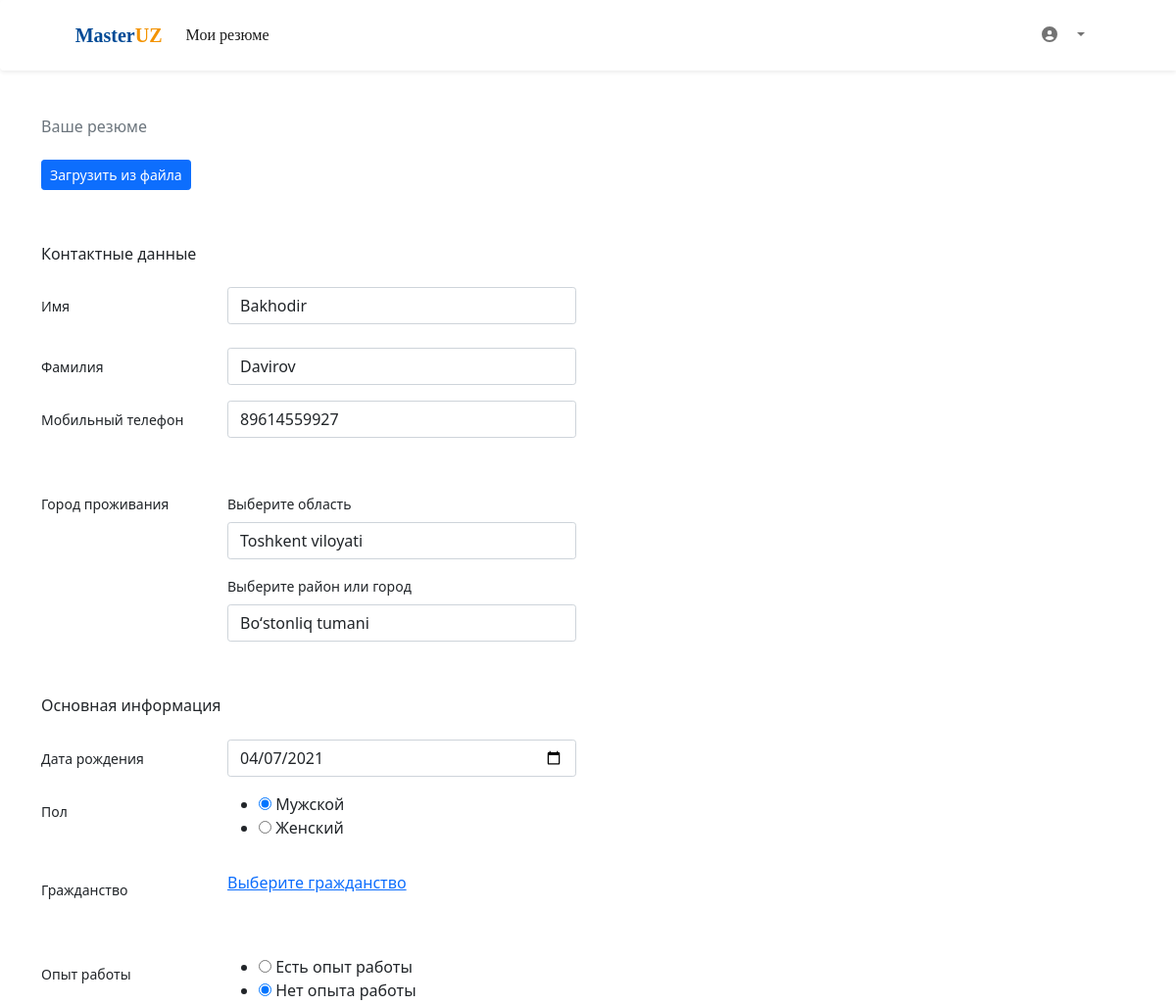
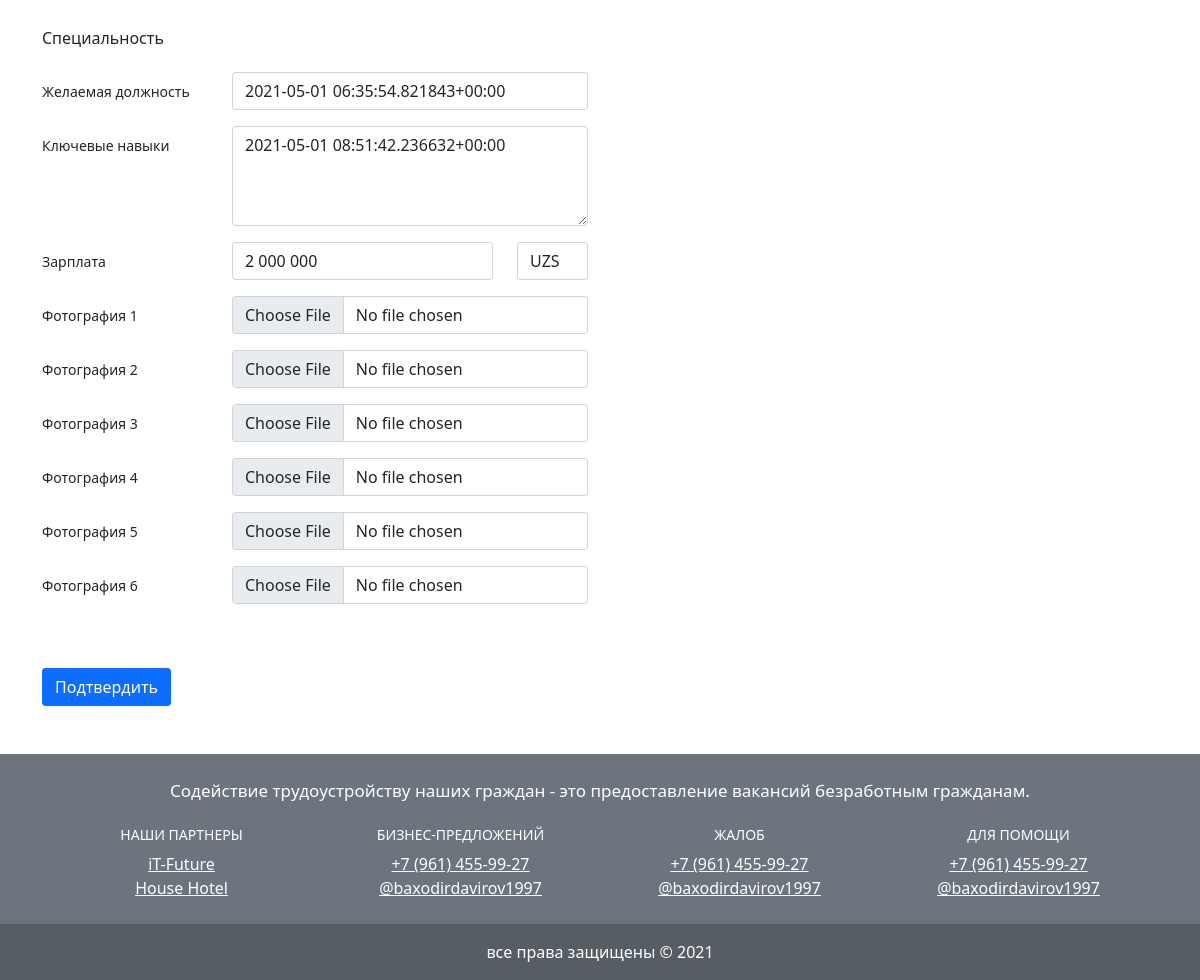
Page /summary/summary_update/30/ on the committed database (2 pictures, top to bottom).
### summary/models.py (models this page shows, shortened)
class Summary(models.Model):
	title = "Tarjimai hol"
	pub_date = models.DateTimeField(auto_now_add=True)
	title1 = "Aloqa ma'lumotlari"
	user = models.ForeignKey(User, on_delete = models.CASCADE)
	last_name = models.CharField(max_length=100, verbose_name="Familya")
	first_name = models.CharField(max_length=100, verbose_name="Ism")
	phone_name = models.CharField(max_length=100, verbose_name="Telefon nomer")
	provinces = models.ForeignKey(Uzbekiston_provinces, models.SET_NULL, blank=True, null=True,)
	region = models.ForeignKey(Uzbekiston_region, models.SET_NULL, blank=True, null=True,)
	title2 = "Asosiy ma'lumotlar"
	data_time = models.DateField()
	SEX = (
		('Мужской', 'Мужской'),
		('Женский', 'Женский'),
        )
	sex = models.CharField(max_length =100, choices = SEX)
	citizenship = models.ManyToManyField(to='category.Citizenship')
	WORKEX = (
		("Есть опыт работы", "Есть опыт работы"),
		("Нет опыта работы", "Нет опыта работы"),
        )
	workexper = models.CharField(max_length =100, choices = WORKEX)
	carobjec = models.CharField(max_length=100, verbose_name="Kareriya maqsadi")
	key_skills = models.TextField(verbose_name="Talluqli soxalar")
	thesalary = models.CharField(max_length=100, verbose_name="$$$")
	MONEY = (
        ('USD', "USD"),
        ('RUB', "RUB"),
        ("UZS", "UZS"),
    )
	moneys = models.CharField(max_length =100, choices = MONEY)
	speciali = models.ManyToManyField(to='category.Specialization')
	profess = models.ForeignKey(Professiona, models.SET_NULL, blank=True, null=True,)
	thchopr = models.ForeignKey(Thchoprofar, models.SET_NULL, blank=True, null=True,)
	image1 = models.ImageField(null=True, blank=True, upload_to='images/')
	image2 = models.ImageField(null=True, blank=True, upload_to='images/')
	image3 = models.ImageField(null=True, blank=True, upload_to='images/')
	image4 = models.ImageField(null=True, blank=True, upload_to='images/')
	image5 = models.ImageField(null=True, blank=True, upload_to='images/')
	image6 = models.ImageField(null=True, blank=True, upload_to='images/')
	class Meta:
		verbose_name = "E'LON TARJIMAI HOL"
		verbose_name_plural = "E'LON TARJIMAI HOL"

### category/models.py (models this page shows)
class Uzbekiston_provinces(models.Model):
	title = "Uzbekiston viloyatlari"
	provinces = models.CharField(max_length=100, verbose_name="Nomi")
	def __str__(self):
		return self.provinces
	class Meta:
		verbose_name = "2. O'ZBEKISTON VILOYATLARI (BAZASI)"
		verbose_name_plural = "2. O'ZBEKISTON VILOYATLARI (BAZASI)"

class Uzbekiston_region(models.Model):
	title = "Uzbekiston tumanlari"
	user = models.ForeignKey(Uzbekiston_provinces, on_delete = models.CASCADE)
	region = models.CharField(max_length=100, verbose_name="Nomi")
	def __str__(self):
		return self.region
	class Meta:
		verbose_name = "3. O'ZBEKISTON TUMANLAR (BAZASI)"
		verbose_name_plural = "3. O'ZBEKISTON TUMANLAR (BAZASI)"

### summary/views.py (the view)
# urls.py: path('summary_update/<int:pk>/', views.summary_update, name='summary_update'),
def summary_update(request, pk):
    summa = get_object_or_404(Summary, pk=pk)
    form = SummaryForm(request.POST or None, instance=summa)
    if form.is_valid():
        form.save()
        return redirect('summary')
    context = {"form": form}
    return render(request, 'summary/summary_update.html', context)

### category/models.py (called while the page is built)
	def __str__(self):
		return self.name

	def __str__(self):
		return self.name

	def __str__(self):
		return self.profarea

	def __str__(self):
		return self.profar

### summary/templates/summary/summary_update.html (shortened to what this page needs)
{% extends 'base.html' %}
{% load static %}
{% block menu %}
<header class="" style="border-radius: 0px; font-family: 'Baloo Chettan 2';">
  <nav class="navbar navbar-expand-lg navbar-light bg-light shadow-sm p-3 bg-body rounded-start">
    <div class="container-fluid col-lg-11 ms-auto">
    <a class="navbar-brand landing-brand" href="{% url 'account' %}" style="font-weight: bold; font-size: 20px; color: rgb(0, 74, 150);">
      Master<font style="color: rgb(243,147,0);">UZ</font></a>
  <div class="collapse navbar-collapse" id="navbarSupportedContent">
  <ul class="navbar-nav">
  <li class="nav-item">
  <a class="nav-link active" href="{% url 'summary' %}">Мои резюме</a>
  </li>
  </ul>
  </div>
    <div class="collapse navbar-collapse" id="navbarSupportedContent">
      <ul class="navbar-nav ms-auto mx-2">
      <li class="nav-item">
      <a class="nav-link" href="#"><i class="fas fa-user-circle account_logatip"></i></a>
      </li>
      <li class="nav-item dropdown">
      <a class="nav-link dropdown-toggle" href="#" id="navbarDropdownMenuLink" role="button" data-bs-toggle="dropdown" aria-expanded="false">
      </a>
      </li>
      </ul>
    </div>
  </div>
  </nav>
</header>
{% endblock %}
{% block content %}
<div class="container-fluid">
  <div class="container">
  <div class="row">
  <div class="col-lg-12 mt-5">
  <h6 class="mb-4 text-muted">Ваше резюме</h6>
  <a href="#" style="text-decoration: none;">
  <button type="button" class="btn btn-primary btn-sm mb-2 rounded-1">Загрузить из файла</button>
  </a>
  </div>
  <form method="post" action="" id="personForm" data-cities-url="{% url 'ajax_load_cities' %}" enctype="multipart/form-data">{% csrf_token %}
  <div class="col-lg-12 mt-5">
  <h6 class="mb-4">Контактные данные</h6>
  <div class="mb-4 row">
  <label for="inputPassword" class="col-sm-2 col-form-label"><small>Имя</small></label>
  <div class="col-sm-4">
  {{form.first_name}}
  </div>
  </div>
  <div class="mb-3 row">
  <label for="staticEmail" class="col-sm-2 col-form-label"><small>Фамилия</small></label>
  <div class="col-lg-4">
  {{form.last_name}}
  </div>
  </div>
  <div class="mb-5 row">
  <label for="inputPassword" class="col-sm-2 col-form-label"><small>Мобильный телефон</small></label>
  <div class="col-sm-4">
  {{form.phone_name}}
  </div>
  </div>
  <div class="mb-5 row">
  <label for="inputPassword" class="col-sm-2 col-form-label"><small>Город проживания</small></label>
  <div class="col-sm-4">
  <div class="mb-2 row">
  <label for="inputPassword" class="col-sm-2 col-lg-12 col-form-label"><small>Выберите область</small></label>
  <div class="col-sm-12">
  {{form.provinces}}
  </div>
  </div>
  <div class="mb-2 row">
  <label for="inputPassword" class="col-sm-2 col-lg-12 col-form-label"><small>Выберите район или город</small></label>
  <div class="col-sm-12">
   {{form.region}}
  </div>
  </div>
  </div>
  </div>
<h6 class="mb-4">Основная информация</h6>
 <div class="mb-3 row">
  <label for="inputPassword" class="col-sm-2 col-form-label"><small>Дата рождения</small></label>
  <div class="col-sm-4">
  {{form.data_time}}
  </div>
  </div>
  <div class="mb-3 row">
  <label for="inputPassword" class="col-sm-2 col-form-label"><small>Пол</small></label>
  <div class="col-sm-4">
  {{form.sex}}
  </div>
  </div>
  <div class="mb-5 row">
  <label for="inputPassword" class="col-sm-2 col-form-label"><small>Гражданство</small></label>
  <div class="col-sm-4">
  <a href="#" data-bs-toggle="modal" data-bs-target="#exampleModal2">Выберите гражданство</a>
  </div>
  </div>
  <div class="mb-3 row">
  <label for="inputPassword" class="col-sm-2 col-form-label"><small>Опыт работы</small></label>
  <div class="col-sm-4">
  {{form.workexper}}
  </div>
  </div>
<h6 class="mb-4">Специальность</h6>
  <div class="mb-3 row">
  <label for="inputPassword" class="col-sm-2 col-form-label"><small>Желаемая должность
</small></label>
  <div class="col-sm-4">
  {{form.carobjec}}
  </div>
  </div>
  <div class="mb-3 row">
  <label for="inputPassword" class="col-sm-2 col-form-label"><small>Ключевые навыки</small></label>
  <div class="col-sm-4">
  {{form.key_skills}}
  </div>
  </div>
  <div class="mb-3 row">
  <label for="inputPassword" class="col-sm-2 col-form-label"><small>Зарплата</small></label>
  <div class="col-sm-3">
  {{form.thesalary}}
  </div>
  <div class="col-sm-1">
  {{form.moneys}}
  </div>
  </div>
  <div class="mb-3 row">
  <label for="inputPassword" class="col-sm-2 col-form-label"><small>Фотография 1</small></label>
  <div class="col-sm-4">
  {{form.image1}}
  </div>
  </div>
  <div class="mb-3 row">
  <label for="inputPassword" class="col-sm-2 col-form-label"><small>Фотография 2</small></label>
  <div class="col-sm-4">
  {{form.image2}}
  </div>
  </div>
  <div class="mb-3 row">
  <label for="inputPassword" class="col-sm-2 col-form-label"><small>Фотография 3</small></label>
  <div class="col-sm-4">
  {{form.image3}}
  </div>
  </div>
  <div class="mb-3 row">
  <label for="inputPassword" class="col-sm-2 col-form-label"><small>Фотография 4</small></label>
  <div class="col-sm-4">
  {{form.image4}}
  </div>
  </div>
  <div class="mb-3 row">
  <label for="inputPassword" class="col-sm-2 col-form-label"><small>Фотография 5</small></label>
  <div class="col-sm-4">
  {{form.image5}}
  </div>
  </div>
  <div class="mb-3 row">
  <label for="inputPassword" class="col-sm-2 col-form-label"><small>Фотография 6</small></label>
  <div class="col-sm-4">
  {{form.image6}}
  </div>
  </div>
  <button type="submit" class="btn btn-primary rounded-1 mt-5 mb-5">Подтвердить</button>
  </div>
  </form>
  </div>
  </div>
</div>
{% endblock %}

### rows in the picture
Summary: first_name "Bakhodir", last_name "Davirov", phone_name "89614559927", data_time "04/07/2021", sex "☑ Мужской ☐ Женский", workexper "☐ Есть опыт работы ☑ Нет опыта работы", carobjec "2021-05-01 06:35:54.821843+00:00", key_skills "2021-05-01 08:51:42.236632+00:00", thesalary "2 000 000", moneys "UZS"
Uzbekiston_provinces: provinces "Toshkent viloyati"
Uzbekiston_region: region "Boʻstonliq tumani"
